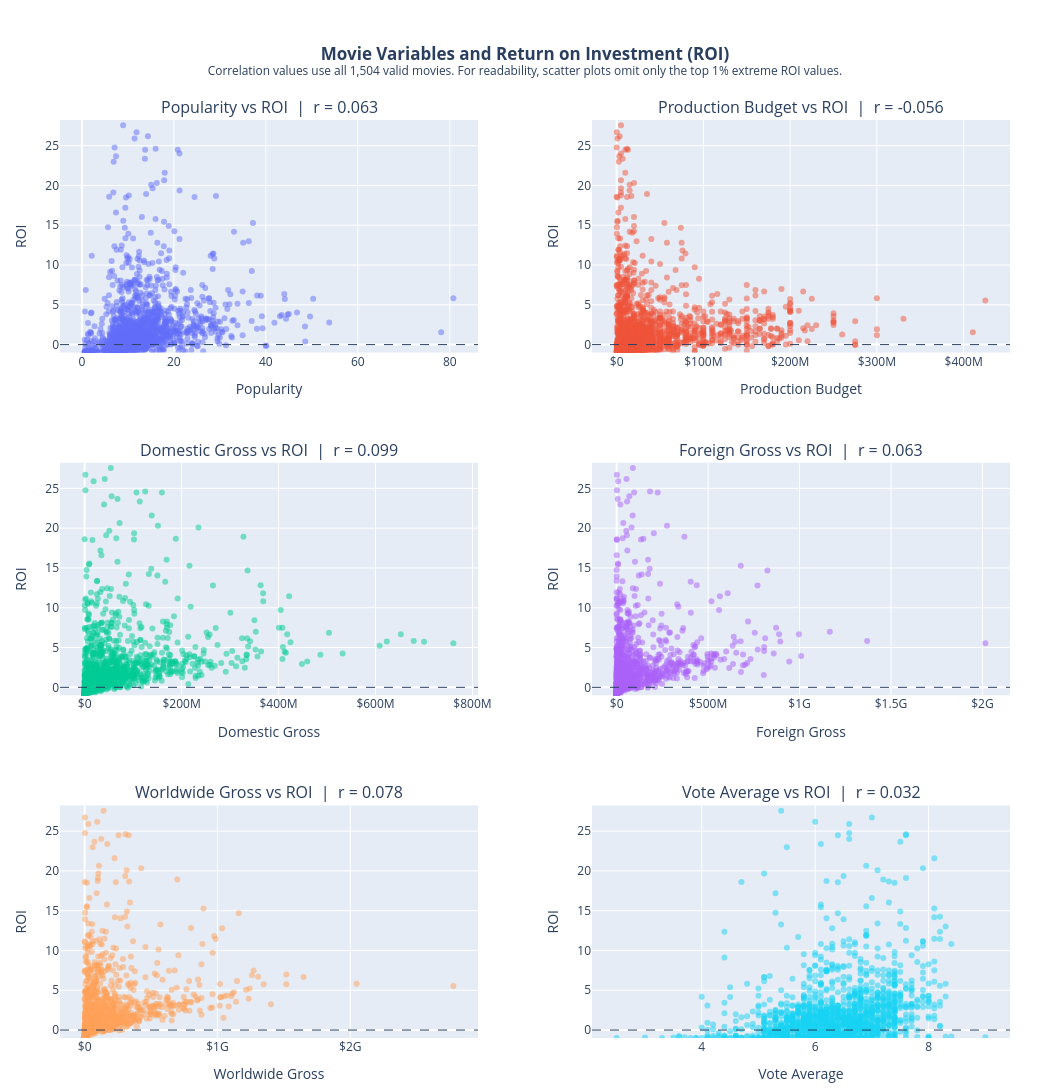

Notebook source saved alongside this figure:
### Code cell
from plotly.subplots import make_subplots
import plotly.graph_objects as go

# Add movie names for hover
plot_data = roi_visual.copy()
plot_data["movie"] = df.loc[plot_data.index, "movie"]

variables_order = [
    "popularity",
    "production_budget",
    "domestic_gross",
    "foreign_gross",
    "worldwide_gross",
    "vote_average"
]

positions = [
    (1, 1), (1, 2),
    (2, 1), (2, 2),
    (3, 1), (3, 2)
]

fig = make_subplots(
    rows=3,
    cols=2,
    horizontal_spacing=0.12,
    vertical_spacing=0.12,
    subplot_titles=[
        f"Popularity vs ROI  |  r = {roi_correlations['popularity']:.3f}",
        f"Production Budget vs ROI  |  r = {roi_correlations['production_budget']:.3f}",
        f"Domestic Gross vs ROI  |  r = {roi_correlations['domestic_gross']:.3f}",
        f"Foreign Gross vs ROI  |  r = {roi_correlations['foreign_gross']:.3f}",
        f"Worldwide Gross vs ROI  |  r = {roi_correlations['worldwide_gross']:.3f}",
        f"Vote Average vs ROI  |  r = {roi_correlations['vote_average']:.3f}"
    ]
)

for variable, (row, col) in zip(variables_order, positions):

    fig.add_trace(
        go.Scatter(
            x=plot_data[variable],
            y=plot_data["roi"],
            mode="markers",
            marker=dict(
                size=6,
                opacity=0.5
            ),
            customdata=plot_data[["movie"]],
            hovertemplate=(
                "<b>%{customdata[0]}</b><br>"
                + variable_names[variable]
                + ": %{x}<br>"
                + "ROI: %{y:.2f}"
                + "<extra></extra>"
            ),
            showlegend=False
        ),
        row=row,
        col=col
    )

    # ROI = 0 reference line
    fig.add_hline(
        y=0,
        line_dash="dash",
        line_width=1,
        row=row,
        col=col
    )

    fig.update_xaxes(
        title_text=variable_names[variable],
        row=row,
        col=col
    )

    fig.update_yaxes(
        title_text="ROI",
        range=[-1, roi_99],
        row=row,
        col=col
    )

# Dollar formatting for monetary variables
for row, col in [(1, 2), (2, 1), (2, 2), (3, 1)]:
    fig.update_xaxes(
        tickprefix="$",
        tickformat="~s",
        row=row,
        col=col
    )

fig.update_layout(
    title={
        "text":
        "<b>Movie Variables and Return on Investment (ROI)</b>"
        "<br><sup>"
        "Correlation values use all 1,504 valid movies. "
        "For readability, scatter plots omit only the top 1% extreme ROI values."
        "</sup>",
        "x": 0.5
    },
    height=1200,
    width=1050,
    margin=dict(t=120, l=60, r=40, b=50),
    hovermode="closest"
)

fig.show()

### Figure 1 — Plotly figure (JSON) as saved in the notebook; plotly's stock layout.template omitted (floating-point values rounded to 4 significant figures; data arrays with more than 128 entries replaced by an {"elided": "..."} marker saying what was removed)
{"data": [{"customdata": {"elided": "1488x1 str values"}, "hovertemplate": "<b>%{customdata[0]}</b><br>Popularity: %{x}<br>ROI: %{y:.2f}<extra></extra>", "marker": {"opacity": 0.5, "size": 6}, "mode": "markers", "showlegend": false, "type": "scatter", "x": {"elided": "1488 float values"}, "xaxis": "x", "y": {"elided": "1488 float values"}, "yaxis": "y"}, {"customdata": {"elided": "1488x1 str values"}, "hovertemplate": "<b>%{customdata[0]}</b><br>Production Budget: %{x}<br>ROI: %{y:.2f}<extra></extra>", "marker": {"opacity": 0.5, "size": 6}, "mode": "markers", "showlegend": false, "type": "scatter", "x": {"elided": "1488 int values"}, "xaxis": "x2", "y": {"elided": "1488 float values"}, "yaxis": "y2"}, {"customdata": {"elided": "1488x1 str values"}, "hovertemplate": "<b>%{customdata[0]}</b><br>Domestic Gross: %{x}<br>ROI: %{y:.2f}<extra></extra>", "marker": {"opacity": 0.5, "size": 6}, "mode": "markers", "showlegend": false, "type": "scatter", "x": {"elided": "1488 int values"}, "xaxis": "x3", "y": {"elided": "1488 float values"}, "yaxis": "y3"}, {"customdata": {"elided": "1488x1 str values"}, "hovertemplate": "<b>%{customdata[0]}</b><br>Foreign Gross: %{x}<br>ROI: %{y:.2f}<extra></extra>", "marker": {"opacity": 0.5, "size": 6}, "mode": "markers", "showlegend": false, "type": "scatter", "x": {"elided": "1488 int values"}, "xaxis": "x4", "y": {"elided": "1488 float values"}, "yaxis": "y4"}, {"customdata": {"elided": "1488x1 str values"}, "hovertemplate": "<b>%{customdata[0]}</b><br>Worldwide Gross: %{x}<br>ROI: %{y:.2f}<extra></extra>", "marker": {"opacity": 0.5, "size": 6}, "mode": "markers", "showlegend": false, "type": "scatter", "x": {"elided": "1488 int values"}, "xaxis": "x5", "y": {"elided": "1488 float values"}, "yaxis": "y5"}, {"customdata": {"elided": "1488x1 str values"}, "hovertemplate": "<b>%{customdata[0]}</b><br>Vote Average: %{x}<br>ROI: %{y:.2f}<extra></extra>", "marker": {"opacity": 0.5, "size": 6}, "mode": "markers", "showlegend": false, "type": "scatter", "x": {"elided": "1488 float values"}, "xaxis": "x6", "y": {"elided": "1488 float values"}, "yaxis": "y6"}], "layout": {"annotations": [{"font": {"size": 16}, "showarrow": false, "text": "Popularity vs ROI  |  r = 0.063", "x": 0.22, "xanchor": "center", "xref": "paper", "y": 1, "yanchor": "bottom", "yref": "paper"}, {"font": {"size": 16}, "showarrow": false, "text": "Production Budget vs ROI  |  r = -0.056", "x": 0.78, "xanchor": "center", "xref": "paper", "y": 1, "yanchor": "bottom", "yref": "paper"}, {"font": {"size": 16}, "showarrow": false, "text": "Domestic Gross vs ROI  |  r = 0.099", "x": 0.22, "xanchor": "center", "xref": "paper", "y": 0.6267, "yanchor": "bottom", "yref": "paper"}, {"font": {"size": 16}, "showarrow": false, "text": "Foreign Gross vs ROI  |  r = 0.063", "x": 0.78, "xanchor": "center", "xref": "paper", "y": 0.6267, "yanchor": "bottom", "yref": "paper"}, {"font": {"size": 16}, "showarrow": false, "text": "Worldwide Gross vs ROI  |  r = 0.078", "x": 0.22, "xanchor": "center", "xref": "paper", "y": 0.2533, "yanchor": "bottom", "yref": "paper"}, {"font": {"size": 16}, "showarrow": false, "text": "Vote Average vs ROI  |  r = 0.032", "x": 0.78, "xanchor": "center", "xref": "paper", "y": 0.2533, "yanchor": "bottom", "yref": "paper"}], "height": 1200, "hovermode": "closest", "margin": {"b": 50, "l": 60, "r": 40, "t": 120}, "shapes": [{"line": {"dash": "dash", "width": 1}, "type": "line", "x0": 0, "x1": 1, "xref": "x domain", "y0": 0, "y1": 0, "yref": "y"}, {"line": {"dash": "dash", "width": 1}, "type": "line", "x0": 0, "x1": 1, "xref": "x2 domain", "y0": 0, "y1": 0, "yref": "y2"}, {"line": {"dash": "dash", "width": 1}, "type": "line", "x0": 0, "x1": 1, "xref": "x3 domain", "y0": 0, "y1": 0, "yref": "y3"}, {"line": {"dash": "dash", "width": 1}, "type": "line", "x0": 0, "x1": 1, "xref": "x4 domain", "y0": 0, "y1": 0, "yref": "y4"}, {"line": {"dash": "dash", "width": 1}, "type": "line", "x0": 0, "x1": 1, "xref": "x5 domain", "y0": 0, "y1": 0, "yref": "y5"}, {"line": {"dash": "dash", "width": 1}, "type": "line", "x0": 0, "x1": 1, "xref": "x6 domain", "y0": 0, "y1": 0, "yref": "y6"}], "title": {"text": "<b>Movie Variables and Return on Investment (ROI)</b><br><sup>Correlation values use all 1,504 valid movies. For readability, scatter plots omit only the top 1% extreme ROI values.</sup>", "x": 0.5}, "width": 1050, "xaxis": {"anchor": "y", "domain": [0, 0.44], "title": {"text": "Popularity"}}, "xaxis2": {"anchor": "y2", "domain": [0.56, 1], "tickformat": "~s", "tickprefix": "$", "title": {"text": "Production Budget"}}, "xaxis3": {"anchor": "y3", "domain": [0, 0.44], "tickformat": "~s", "tickprefix": "$", "title": {"text": "Domestic Gross"}}, "xaxis4": {"anchor": "y4", "domain": [0.56, 1], "tickformat": "~s", "tickprefix": "$", "title": {"text": "Foreign Gross"}}, "xaxis5": {"anchor": "y5", "domain": [0, 0.44], "tickformat": "~s", "tickprefix": "$", "title": {"text": "Worldwide Gross"}}, "xaxis6": {"anchor": "y6", "domain": [0.56, 1], "title": {"text": "Vote Average"}}, "yaxis": {"anchor": "x", "domain": [0.7467, 1], "range": [-1, 28.22], "title": {"text": "ROI"}}, "yaxis2": {"anchor": "x2", "domain": [0.7467, 1], "range": [-1, 28.22], "title": {"text": "ROI"}}, "yaxis3": {"anchor": "x3", "domain": [0.3733, 0.6267], "range": [-1, 28.22], "title": {"text": "ROI"}}, "yaxis4": {"anchor": "x4", "domain": [0.3733, 0.6267], "range": [-1, 28.22], "title": {"text": "ROI"}}, "yaxis5": {"anchor": "x5", "domain": [0, 0.2533], "range": [-1, 28.22], "title": {"text": "ROI"}}, "yaxis6": {"anchor": "x6", "domain": [0, 0.2533], "range": [-1, 28.22], "title": {"text": "ROI"}}}}
